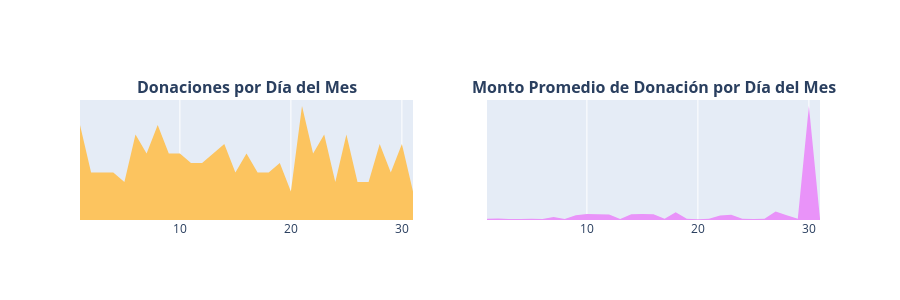

Notebook source saved alongside this figure:
### Markdown cell above
**Donaciones por Mes y Día**
* 3.4.5 Número de Donaciones por Mes y Día
* 3.4.6 Monto Promedio de Donaciones por Mes y Día

### Code cell
# Agrupar por día del mes: contar total de donaciones y calcular el monto promedio
t3 = donations_df.groupby(['Donation Day']).agg({
    'Donation Year': 'count',
    'Donation Amount': 'mean'
}).reset_index().rename(columns={
    'Donation Year': 'Total Donations',
    'Donation Amount': 'Average Amount'
})

# Definir los ejes x e y para las gráficas
x = t3['Donation Day']
y1 = t3['Total Donations']
y2 = t3['Average Amount']

# Crear la primera gráfica: Donaciones totales por día del mes
trace1 = go.Scatter(x=x, y=y1, fill='tozeroy', fillcolor='#fcc45f', mode='none')

# Crear la segunda gráfica: Monto promedio de donación por día del mes
trace2 = go.Scatter(x=x, y=y2, fill='tozeroy', fillcolor="#e993f9", mode='none')

# Crear la figura con 2 subgráficas (una fila, dos columnas)
fig = tools.make_subplots(
    rows=1, cols=2, print_grid=False,
    subplot_titles=["<b>Donaciones por Día del Mes</b>", "<b>Monto Promedio de Donación por Día del Mes</b>"]
)

# Agregar cada gráfica a su posición correspondiente
fig.append_trace(trace1, 1, 1)
fig.append_trace(trace2, 1, 2)

# Configurar el diseño general de la figura (ocultar ejes y leyenda)
fig['layout'].update(
    height=300, showlegend=False,
    yaxis=dict(
        autorange=True,
        showgrid=False,
        zeroline=False,
        showline=False,
        ticks='',
        showticklabels=False
    ),
    yaxis2=dict(
        autorange=True,
        showgrid=False,
        zeroline=False,
        showline=False,
        ticks='',
        showticklabels=False
    )
)

# Mostrar la figura
iplot(fig)

### Figure 1 — Plotly figure (JSON) as saved in the notebook; plotly's stock layout.template omitted (floating-point values rounded to 4 significant figures)
{"data": [{"fill": "tozeroy", "fillcolor": "#fcc45f", "mode": "none", "type": "scatter", "x": [1, 2, 3, 4, 5, 6, 7, 8, 9, 10, 11, 12, 13, 14, 15, 16, 17, 18, 19, 20, 21, 22, 23, 24, 25, 26, 27, 28, 29, 30, 31], "xaxis": "x", "y": [10, 5, 5, 5, 4, 9, 7, 10, 7, 7, 6, 6, 7, 8, 5, 7, 5, 5, 6, 3, 12, 7, 9, 4, 9, 4, 4, 8, 5, 8, 3], "yaxis": "y"}, {"fill": "tozeroy", "fillcolor": "#e993f9", "mode": "none", "type": "scatter", "x": [1, 2, 3, 4, 5, 6, 7, 8, 9, 10, 11, 12, 13, 14, 15, 16, 17, 18, 19, 20, 21, 22, 23, 24, 25, 26, 27, 28, 29, 30, 31], "xaxis": "x2", "y": [82.3, 101.2, 73.38, 64.11, 85.02, 72.91, 199.4, 58.8, 318.7, 390.5, 388.3, 366.8, 67.0, 376.3, 390.5, 378.3, 89.65, 518.6, 88.77, 54.7, 84.4, 299.1, 344.8, 90.74, 72.81, 81.02, 569.0, 312.0, 83.07, 7545.0, 93.53], "yaxis": "y2"}], "layout": {"annotations": [{"font": {"size": 16}, "showarrow": false, "text": "<b>Donaciones por Día del Mes</b>", "x": 0.225, "xanchor": "center", "xref": "paper", "y": 1, "yanchor": "bottom", "yref": "paper"}, {"font": {"size": 16}, "showarrow": false, "text": "<b>Monto Promedio de Donación por Día del Mes</b>", "x": 0.775, "xanchor": "center", "xref": "paper", "y": 1, "yanchor": "bottom", "yref": "paper"}], "height": 300, "showlegend": false, "xaxis": {"anchor": "y", "domain": [0, 0.45]}, "xaxis2": {"anchor": "y2", "domain": [0.55, 1]}, "yaxis": {"anchor": "x", "autorange": true, "domain": [0, 1], "showgrid": false, "showline": false, "showticklabels": false, "ticks": "", "zeroline": false}, "yaxis2": {"anchor": "x2", "autorange": true, "domain": [0, 1], "showgrid": false, "showline": false, "showticklabels": false, "ticks": "", "zeroline": false}}}
